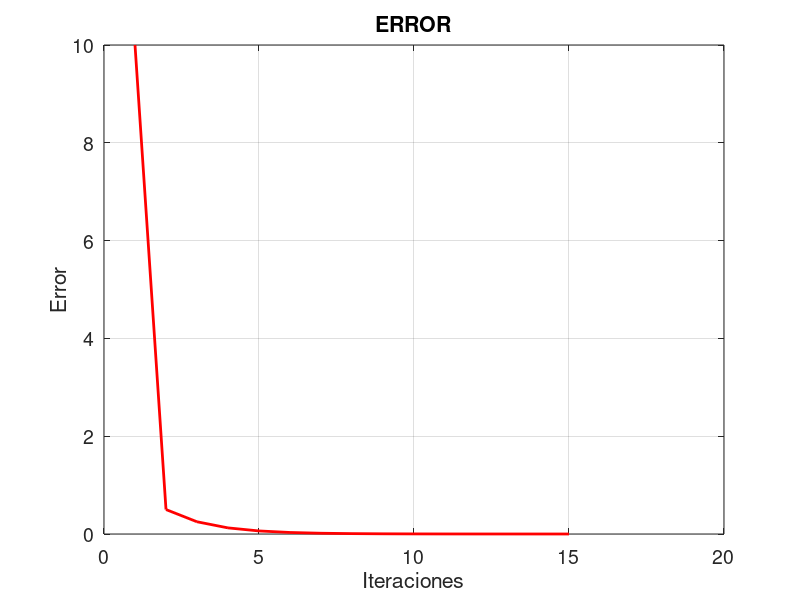

Write MATLAB code to recreate this figure.
xl = 0;
xu = 1;
i = 1;
e(i)=10;

while(e(i)>0.0001)
  
    xr=(xl+xu)/2;
    
    g_xl=(xl-(2^-xl));
    g_xr=(xr-(2^-xr));
    g_xu=(xu-(2^-xu));
    
    if(g_xl*g_xr < 0)
        xu=xr;
        e(i+1)= abs(xr-xl);
    end
    
    if(g_xu*g_xr < 0)
        xl=xr;
        e(i+1) = abs (xu-xr);
    end
    i=i+1;
    
    if(g_xu*g_xr == 0)
        xr=xr;
    end
    
end
tam = size(e);
ite = 1:1:tam(2);
figure('DefaultAxesFontSize',14)
plot (ite,e,'color',[1 0 0],'LineWidth',2);
set(gcf,'color','white');
grid on
xlabel('Iteraciones')
ylabel('Error')
title 'ERROR'

